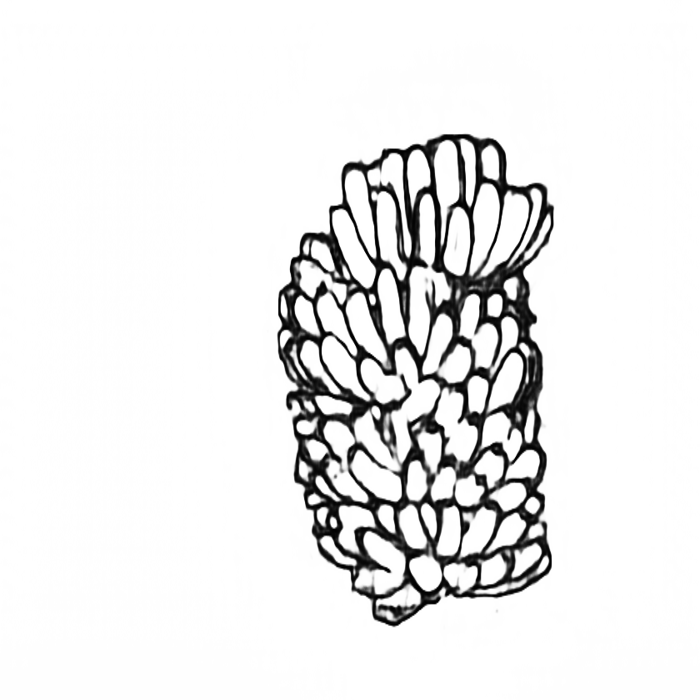
#> input picture images/temp_edged_2/image_03-07-2020_01-00-05_AM.png, 700 x 700 px, found by its file name
$ jupyter execute --allow-errors convex_hull.ipynb
#> lines starting #> are read from the running program, lines starting #| are printed output that depends on the picture; after the words box and inside, x2 and y2 are one past the last pixel; in counts of white or black regions, pixels touching at a corner belong together; pictures that were not available may be replaced by others from this repository, and a replacement may not be noted
[cell 1]
import os
import cv2
import matplotlib.pyplot as plt
import numpy as np
from scipy.spatial.qhull import ConvexHull
from scipy.spatial.distance import euclidean

[cell 2]
img=cv2.imread("images/edged_img/image_03-07-2020_01-00-05_AM.png")
#> img is the input picture: shape (700, 700, 3); min 0, max 255, mean 234.7

[cell 3]
img=cv2.cvtColor(img,cv2.COLOR_BGR2GRAY)
#> img: shape (700, 700)
value, thresh = cv2.threshold(img, 127, 255, cv2.THRESH_BINARY_INV)
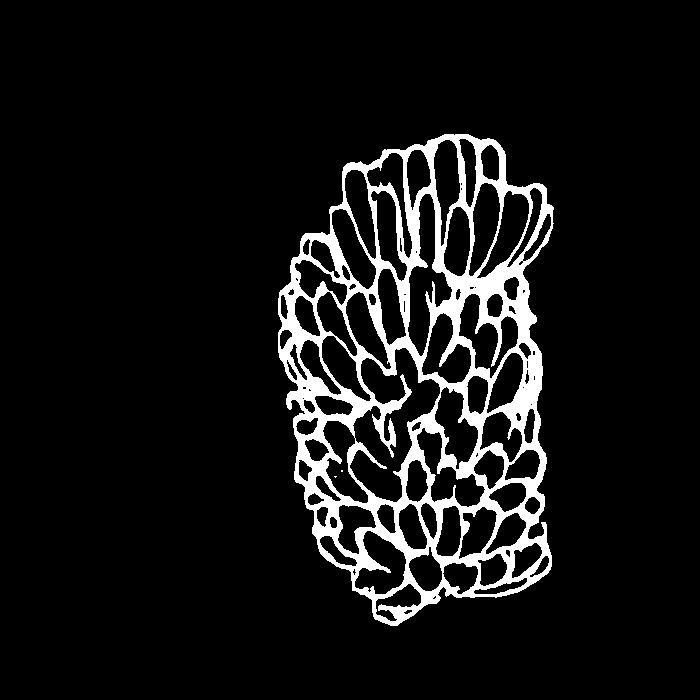
#> thresh: shape (700, 700); 8.3% white; 3 white regions (2 under 20 px), largest, box (x1, y1, x2, y2) and area: (278, 134, 554, 626) 40734
img=thresh

[cell 4]
img.shape
#> Out = (700, 700)

[cell 5]
img1=img[50:img.shape[0]-50,50:img.shape[0]-50]
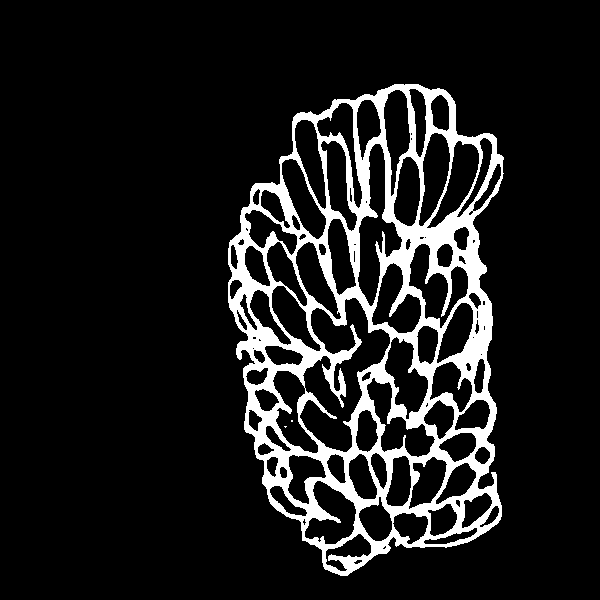
#> img1: shape (600, 600); 11.3% white; 3 white regions (2 under 20 px), largest, box (x1, y1, x2, y2) and area: (228, 84, 504, 576) 40734
plt.imshow(img1)

[cell 6]
img1

[cell 7]
img1.shape
#> Out = (600, 600)

[cell 8]
tmp=img1.copy
#> (the rest of this cell did not finish here and is left out)

[cell 9]
points = img1
#> (the rest of this cell did not finish here and is left out)

[cell 10]
banana_img=cv2.imread("images/original/image_04-07-2020_10-53-24_AM.jpg")
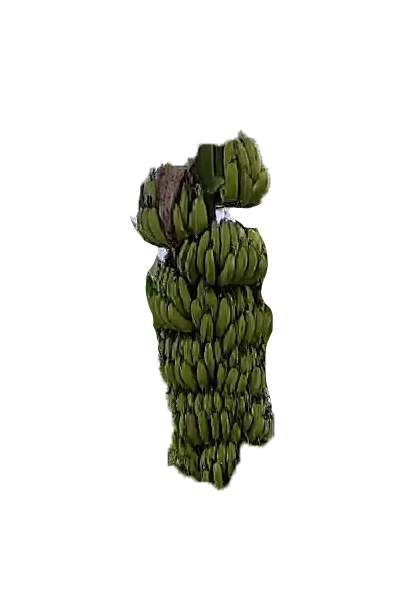
#> input picture images/generated/image_04-07-2020_10-53-24_AM.png, 410 x 610 px, given in place of image_04-07-2020_10-53-24_AM.jpg, which was not available
#> banana_img is the input picture: shape (610, 410, 3); mean B, G, R 224, 228.6, 228

[cell 11]
banana_img_shaped=banana_img[500:1000,500:1000]
#> banana_img_shaped = empty array
#> (the rest of this cell did not finish here and is left out)
